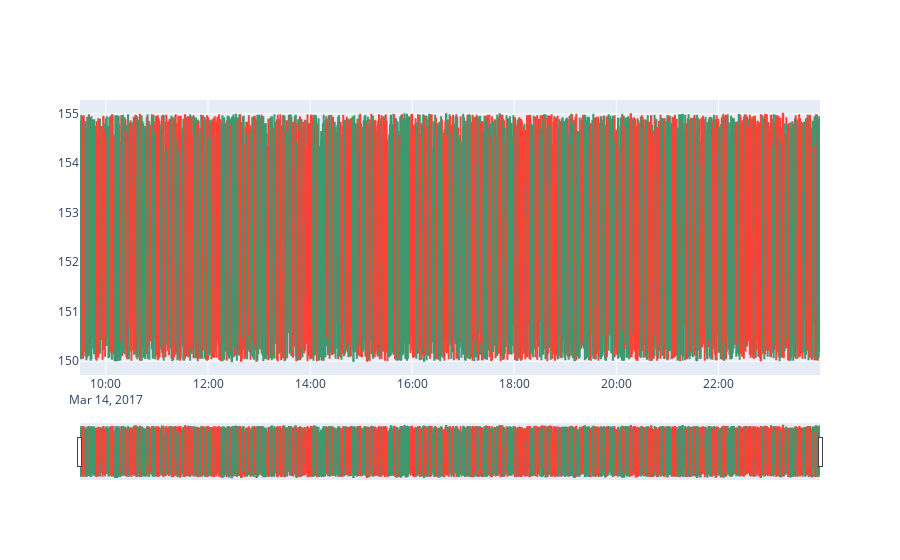

This figure's notebook cell:
### Code cell
fig = go.Figure(data=[go.Candlestick(x=result_as_pandas.index,
                open=result_as_pandas['first(price)'],
                high=result_as_pandas['max(price)'],
                low=result_as_pandas['min(price)'],
                close=result_as_pandas['last(price)'])])

fig.show()

### Figure 1 — Plotly figure (JSON) as saved in the notebook; plotly's stock layout.template omitted (floating-point values rounded to 4 significant figures; data arrays with more than 128 entries replaced by an {"elided": "..."} marker saying what was removed)
{"data": [{"close": {"elided": "870 float values"}, "high": {"elided": "870 float values"}, "low": {"elided": "870 float values"}, "open": {"elided": "870 float values"}, "type": "candlestick", "x": {"elided": "870 str values"}}], "layout": {}}
